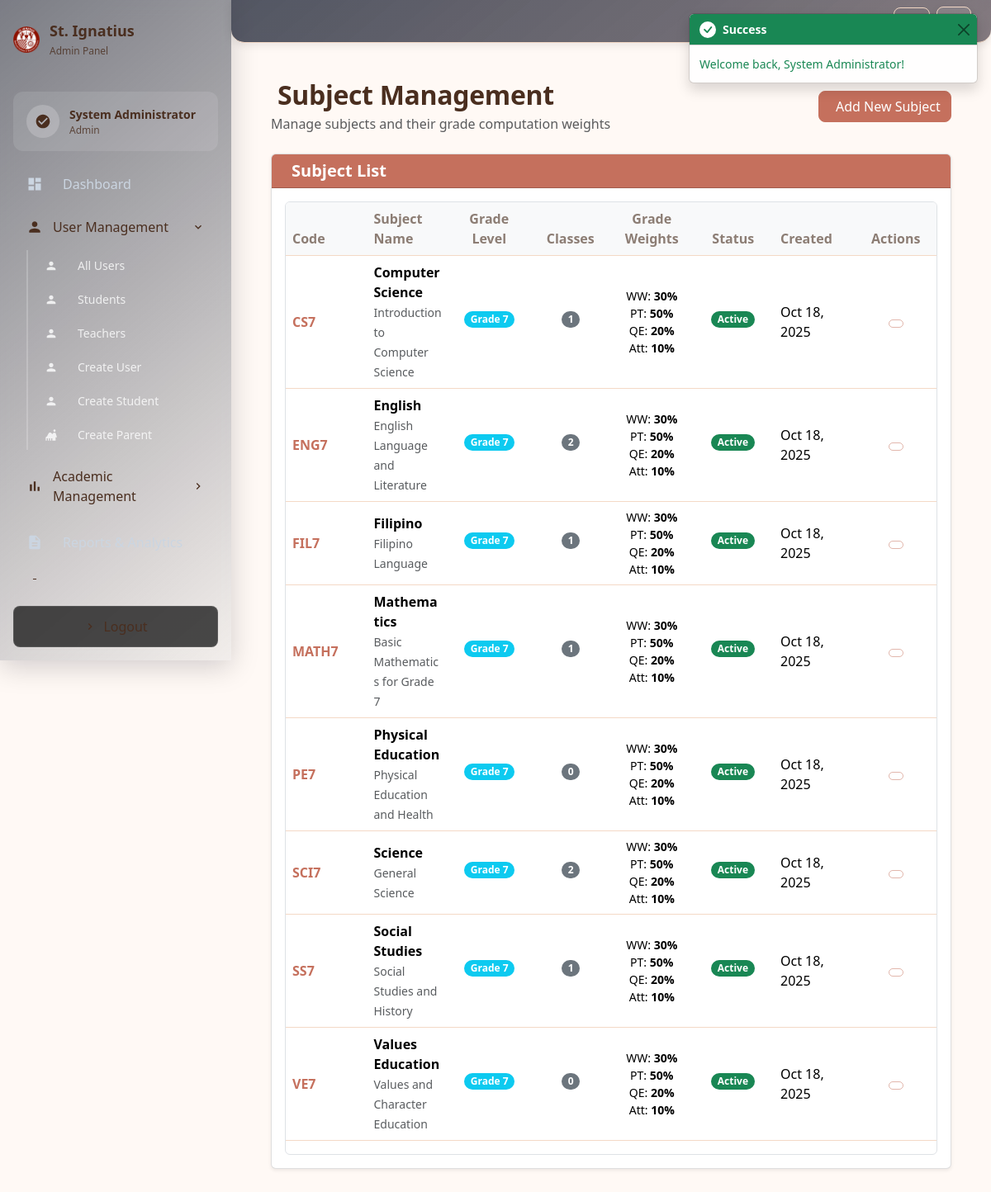
Screenshot of /admin/subjects (signed in) with the database file from the repository.
### tables this page shows
CREATE TABLE `subjects` (
  `id` int(10) UNSIGNED NOT NULL,
  `name` varchar(191) NOT NULL,
  `code` varchar(20) NOT NULL,
  `grade_level` tinyint(3) UNSIGNED NOT NULL,
  `description` text DEFAULT NULL,
  `ww_percent` tinyint(3) UNSIGNED DEFAULT 30,
  `pt_percent` tinyint(3) UNSIGNED DEFAULT 50,
  `qe_percent` tinyint(3) UNSIGNED DEFAULT 20,
  `attendance_percent` tinyint(3) UNSIGNED DEFAULT 10,
  `is_active` tinyint(1) DEFAULT 1,
  `created_at` timestamp NOT NULL DEFAULT current_timestamp()
);

### app/Controllers/AdminController.php (called while the page is built, shortened)
<?php
class AdminController extends Controller
{
    public function subjects(): void
    {
        $user = Session::get('user');
        try {
            $config = require BASE_PATH . '/config/config.php';
            $pdo = \Core\Database::connection($config['database']);
            $stmt = $pdo->query("
                SELECT
                    s.*,
                    (SELECT COUNT(*) FROM classes WHERE subject_id = s.id AND is_active = 1) as class_count
                FROM subjects s
                ORDER BY s.grade_level, s.name
            ");
            $subjects = $stmt->fetchAll(\PDO::FETCH_ASSOC);
            $this->view->render('admin/subjects', [
                'title' => 'Subject Management',
                'user' => $user,
                'activeNav' => 'subjects',
                'showBack' => false,
                'subjects' => $subjects,
                'csrf_token' => \Helpers\Csrf::generateToken(),
            ], 'layouts/dashboard');
        } catch (\Exception $e) {
            \Helpers\ErrorHandler::internalServerError('Failed to load subjects: ' . $e->getMessage());
        }
    }
}

### app/bootstrap.php (called while the page is built, shortened)
<?php
$router = new Core\Router();
$router->dispatch($_SERVER['REQUEST_METHOD'] ?? 'GET', $_SERVER['REQUEST_URI'] ?? '/');

### public/index.php (called while the page is built, shortened)
<?php
require_once APP_PATH . DIRECTORY_SEPARATOR . 'bootstrap.php';

### resources/views/admin/subjects.php (the view, shortened to what this page needs)
<?php
$subjects = $subjects ?? [];
?>
<div class="container-fluid">
    <div class="d-flex justify-content-between align-items-center mb-4">
        <div>
            <h2 class="mb-1"><i class="fas fa-book me-2"></i>Subject Management</h2>
            <p class="text-muted mb-0">Manage subjects and their grade computation weights</p>
        </div>
        <div>
            <button type="button" class="btn btn-primary" data-bs-toggle="modal" data-bs-target="#createSubjectModal">
                <i class="fas fa-plus me-2"></i>Add New Subject
            </button>
        </div>
    </div>
    <div class="card shadow-sm">
        <div class="card-header bg-primary text-white">
            <h5 class="mb-0"><i class="fas fa-list me-2"></i>Subject List</h5>
        </div>
        <div class="card-body">
            <?php if (!empty($subjects)): ?>
                <div class="table-responsive">
                    <table class="table table-hover">
                        <thead>
                            <tr>
                                <th>Code</th>
                                <th>Subject Name</th>
                                <th class="text-center">Grade Level</th>
                                <th class="text-center">Classes</th>
                                <th class="text-center">Grade Weights</th>
                                <th class="text-center">Status</th>
                                <th>Created</th>
                                <th class="text-center">Actions</th>
                            </tr>
                        </thead>
                        <tbody>
                            <?php foreach ($subjects as $subject): ?>
                                <tr>
                                    <td><strong class="text-primary"><?= htmlspecialchars($subject['code']) ?></strong></td>
                                    <td>
                                        <strong><?= htmlspecialchars($subject['name']) ?></strong>
                                        <?php if (!empty($subject['description'])): ?>
                                            <br><small class="text-muted"><?= htmlspecialchars($subject['description']) ?></small>
                                        <?php endif; ?>
                                    </td>
                                    <td class="text-center">
                                        <?= $subject['grade_level'] ?
                                            '<span class="badge bg-info">Grade ' . htmlspecialchars($subject['grade_level']) . '</span>' :
                                            '<span class="text-muted">All Levels</span>' ?>
                                    </td>
                                    <td class="text-center">
                                        <span class="badge bg-secondary"><?= $subject['class_count'] ?? 0 ?></span>
                                    </td>
                                    <td class="text-center">
                                        <small>
                                            <div>WW: <strong><?= $subject['ww_percent'] ?? 20 ?>%</strong></div>
                                            <div>PT: <strong><?= $subject['pt_percent'] ?? 50 ?>%</strong></div>
                                            <div>QE: <strong><?= $subject['qe_percent'] ?? 20 ?>%</strong></div>
                                            <div>Att: <strong><?= $subject['attendance_percent'] ?? 10 ?>%</strong></div>
                                        </small>
                                    </td>
                                    <td class="text-center">
                                        <span class="badge bg-<?= ($subject['is_active'] ?? 1) ? 'success' : 'secondary' ?>">
                                            <?= ($subject['is_active'] ?? 1) ? 'Active' : 'Inactive' ?>
                                        </span>
                                    </td>
                                    <td><?= date('M d, Y', strtotime($subject['created_at'])) ?></td>
                                    <td class="text-center">
                                        <button type="button" class="btn btn-sm btn-outline-primary"
                                                onclick="editSubject(<?= htmlspecialchars(json_encode($subject)) ?>)"
                                                title="Edit Subject">
                                        </button>
                                    </td>
                                </tr>
                            <?php endforeach; ?>
                        </tbody>
                    </table>
                </div>
            <?php endif; ?>
        </div>
    </div>
</div>

### public/assets/app.css (style rules this page uses)
:root { --color-bg: #fff9f5; --color-text: #4a2e1f; --color-muted: #8c7d74; --color-primary: #c5705d; --color-surface: #fffaf6; --color-border: #f4d9c6; --bs-primary: #c5705d; --bs-primary-rgb: 197,112,93; --bs-primary-dark: #6a362b; --bs-primary-bg-subtle: #fff3ee; --bs-primary-border-subtle: #f4d9c6; --bs-primary-text-emphasis: #6a362b; --sidebar-accent: rgba(197,112,93,0.10); --accent-06: rgba(197,112,93,0.06); --accent-08: rgba(197,112,93,0.08); --accent-10: rgba(197,112,93,0.10); --accent-12: rgba(197,112,93,0.12); --accent-14: rgba(197,112,93,0.14); --accent-16: rgba(197,112,93,0.16); --radius-sm: .5rem; --radius-md: .75rem; --radius-lg: 1rem; --shadow-sm: 0 4px 16px rgba(2,6,23,0.06); --shadow-md: 0 8px 25px rgba(2,6,23,0.10); --shadow-lg: 0 16px 45px rgba(2,6,23,0.16); --trans-fast: .15s ease; --trans-slow: .25s ease; color-scheme: light; }
html, body { height: 100%; }
body { background-color: var(--color-bg); color: var(--color-text); text-rendering: optimizeLegibility; -webkit-font-smoothing: antialiased; -moz-osx-font-smoothing: grayscale; transition: background-color var(--trans-slow), color var(--trans-slow); }
h2, .h2 { font-weight: 700; letter-spacing: -.01em; }
h5, .h5 { font-weight: 600; }
p { color: var(--color-muted); }
.container, .container-fluid { padding-left: 1rem; padding-right: 1rem; }
.table thead th { color: var(--color-muted); font-weight: 600; border-bottom-color: var(--color-border); }
.table tbody tr { transition: background-color var(--trans-fast); }
.table td, .table th { border-color: var(--color-border); }
.table td { vertical-align: middle; }
.badge { border-radius: 999px; font-weight: 600; }
.btn { border-radius: var(--radius-sm); transition: transform var(--trans-fast), box-shadow var(--trans-fast); }
.btn-outline-primary { border-color: rgba(197,112,93,0.5); }
.btn-primary { background-color: var(--bs-primary); border-color: var(--bs-primary); color: #fff; }

### public/assets/sidebar-complete.css (style rules this page uses)
:root { --sidebar-width: 280px; --sidebar-width-collapsed: 70px; --sidebar-transition: all 0.3s cubic-bezier(0.4, 0, 0.2, 1); --sidebar-z-index: 1000; --sidebar-overlay-z-index: 1040; --sidebar-toggle-z-index: 1060; --sidebar-bg: linear-gradient(140deg, rgba(15,23,42,0.55) 0%, rgba(148,163,184,0.12) 100%); --sidebar-bg-dark: linear-gradient(140deg, rgba(2,6,23,0.55) 0%, rgba(148,163,184,0.12) 100%); --sidebar-border: var(--color-border); --sidebar-text: var(--sidebar-text, rgba(255, 255, 255, 0.9)); --sidebar-text-hover: var(--sidebar-text-hover, rgba(255, 255, 255, 1)); --sidebar-text-active: var(--sidebar-text-active, rgba(255, 255, 255, 1)); --sidebar-border: var(--sidebar-border, rgba(255, 255, 255, 0.1)); --sidebar-shadow: 2px 0 10px rgba(0, 0, 0, 0.1); --sidebar-shadow-dark: 2px 0 10px rgba(0, 0, 0, 0.3); --mobile-breakpoint: 768px; --tablet-breakpoint: 1024px; }

### public/assets/chart-fixes.css (style rules this page uses)
.card-body { overflow: hidden !important; }

### public/assets/accessibility.css (style rules this page uses)
.table-responsive { border-radius: 0.375rem; border: 1px solid var(--bs-border-color); }
.table th { border-top: none; font-weight: 600; background-color: var(--bs-light); }
.card { box-shadow: 0 0.125rem 0.25rem rgba(0, 0, 0, 0.075); border: 1px solid rgba(0, 0, 0, 0.125); }

### public/assets/performance.css (style rules this page uses)
.stat-card, .surface, .card { contain: layout style; }
.table { table-layout: fixed; }
.table td { word-wrap: break-word; overflow-wrap: break-word; }
.btn { will-change: transform, box-shadow; transition: transform 0.15s ease, box-shadow 0.15s ease; }
.badge { contain: layout style; }
html { scroll-behavior: smooth; }

### rows the page displays
subjects: code "CS7", name "Computer Science", description "Introduction to Computer Science", grade_level "7", class_count "1", ww_percent "30", pt_percent "50", qe_percent "20", attendance_percent "10", is_active "Active", created_at "Oct 18, 2025"
subjects: code "ENG7", name "English", description "English Language and Literature", grade_level "7", class_count "2", ww_percent "30", pt_percent "50", qe_percent "20", attendance_percent "10", is_active "Active", created_at "Oct 18, 2025"
subjects: code "FIL7", name "Filipino", description "Filipino Language", grade_level "7", class_count "1", ww_percent "30", pt_percent "50", qe_percent "20", attendance_percent "10", is_active "Active", created_at "Oct 18, 2025"
subjects: code "MATH7", name "Mathematics", description "Basic Mathematics for Grade 7", grade_level "7", class_count "1", ww_percent "30", pt_percent "50", qe_percent "20", attendance_percent "10", is_active "Active", created_at "Oct 18, 2025"
subjects: code "PE7", name "Physical Education", description "Physical Education and Health", grade_level "7", class_count "0", ww_percent "30", pt_percent "50", qe_percent "20", attendance_percent "10", is_active "Active", created_at "Oct 18, 2025"
subjects: code "SCI7", name "Science", description "General Science", grade_level "7", class_count "2", ww_percent "30", pt_percent "50", qe_percent "20", attendance_percent "10", is_active "Active", created_at "Oct 18, 2025"
subjects: code "SS7", name "Social Studies", description "Social Studies and History", grade_level "7", class_count "1", ww_percent "30", pt_percent "50", qe_percent "20", attendance_percent "10", is_active "Active", created_at "Oct 18, 2025"
subjects: code "VE7", name "Values Education", description "Values and Character Education", grade_level "7", class_count "0", ww_percent "30", pt_percent "50", qe_percent "20", attendance_percent "10", is_active "Active", created_at "Oct 18, 2025"

### other values shown
$role "Admin"
$user['name'] "System Administrator"
